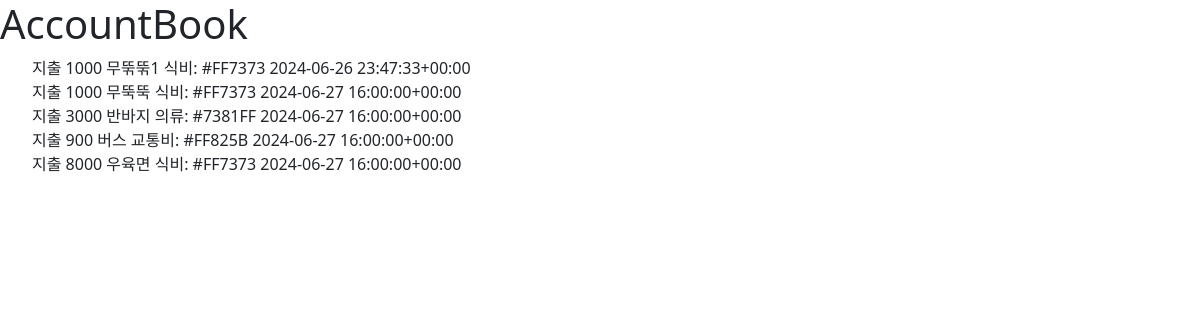
The app's page /accountbook/list/, older data.
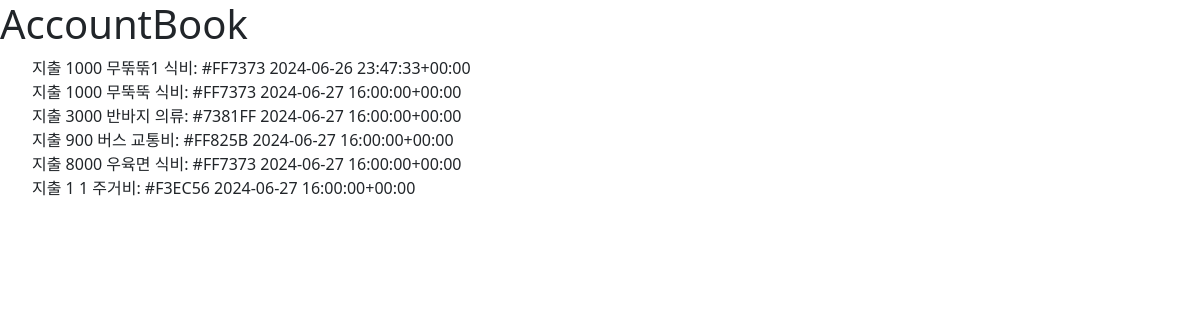
The same page, newer data.
### accountbook/models.py (models this page shows)
class AccountBook(models.Model):
    TYPE_CHOICES = [
        (0, '지출'),
        (1, '소비'),
    ]
    type = models.PositiveSmallIntegerField(choices=TYPE_CHOICES, default=0)  # 0:지출, 1:수입
    price = models.IntegerField()
    category = models.ForeignKey(Category, on_delete=models.CASCADE)  # models.CASCADE() 에서 () 삭제!!!    1:n관계
    time = models.DateTimeField()
    contents = models.TextField()
    created_at = models.DateTimeField(auto_now_add=True)
    updated_at = models.DateTimeField(auto_now=True)
    def __str__(self):  # get_type_display(): 0 -> 지출
        return f'{self.get_type_display()} {self.price} {self.contents} {self.category} {self.time}'

class Category(models.Model):
    name = models.CharField(max_length=20)
    bgcolor = models.CharField(max_length=7)  # '#ff007f'
    class Meta:
        verbose_name_plural = 'categories'  #복수형 단어 설정
    def __str__(self):
        return f'{self.name}: {self.bgcolor}'

### accountbook/views.py (the view)
# urls.py: path('list/', views.AccountBookListView.as_view(), name='accountbook_list'),
class AccountBookListView(ListView):
    model = AccountBook

### accountbook/templates/accountbook/accountbook_list.html (shortened to what this page needs)
{% extends 'base.html' %}
{% block content %}
    <h1>AccountBook</h1>
    <ul>
        {% for accountbook in accountbook_list %}
            <li>{{ accountbook }}</li>
        {% endfor %}
    </ul>
{% endblock %}

Row changes from the older to the newer data that the page shows:
added AccountBook: type+price+contents "지출 1 1 주거비: #F3EC56 2024-06-27 16:00:00+00:00"
